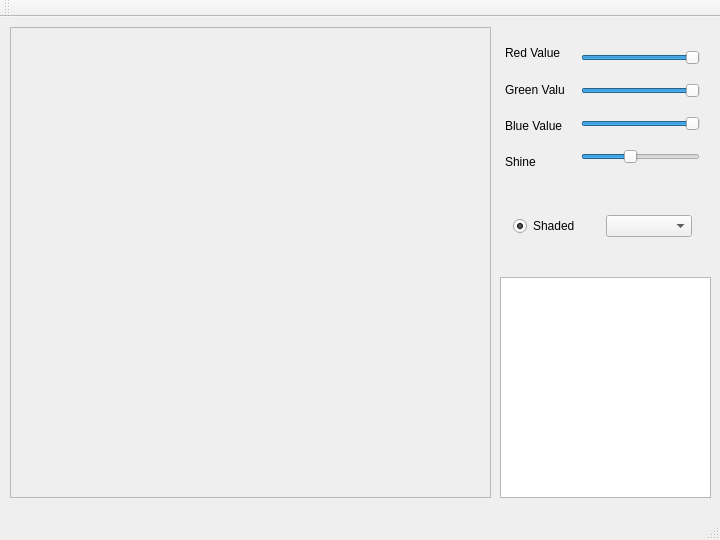
<?xml version="1.0" encoding="UTF-8"?>
<ui version="4.0">
 <class>MainWindow</class>
 <widget class="QMainWindow" name="MainWindow">
  <property name="geometry">
   <rect>
    <x>0</x>
    <y>0</y>
    <width>720</width>
    <height>540</height>
   </rect>
  </property>
  <property name="minimumSize">
   <size>
    <width>720</width>
    <height>540</height>
   </size>
  </property>
  <property name="maximumSize">
   <size>
    <width>720</width>
    <height>540</height>
   </size>
  </property>
  <property name="windowTitle">
   <string>MainWindow</string>
  </property>
  <widget class="QWidget" name="centralWidget">
   <widget class="QScrollArea" name="openglArea">
    <property name="geometry">
     <rect>
      <x>10</x>
      <y>10</y>
      <width>481</width>
      <height>471</height>
     </rect>
    </property>
    <property name="minimumSize">
     <size>
      <width>20</width>
      <height>20</height>
     </size>
    </property>
    <property name="maximumSize">
     <size>
      <width>1000</width>
      <height>1000</height>
     </size>
    </property>
    <property name="widgetResizable">
     <bool>true</bool>
    </property>
    <widget class="QWidget" name="scrollAreaWidgetContents">
     <property name="geometry">
      <rect>
       <x>0</x>
       <y>0</y>
       <width>479</width>
       <height>469</height>
      </rect>
     </property>
    </widget>
   </widget>
   <widget class="QWidget" name="verticalLayoutWidget">
    <property name="geometry">
     <rect>
      <x>570</x>
      <y>10</y>
      <width>141</width>
      <height>161</height>
     </rect>
    </property>
    <layout class="QVBoxLayout" name="verticalLayout">
     <item>
      <widget class="QSlider" name="xrotSlide">
       <property name="maximum">
        <number>255</number>
       </property>
       <property name="value">
        <number>255</number>
       </property>
       <property name="orientation">
        <enum>Qt::Horizontal</enum>
       </property>
      </widget>
     </item>
     <item>
      <widget class="QSlider" name="yrotSlide">
       <property name="maximum">
        <number>255</number>
       </property>
       <property name="value">
        <number>255</number>
       </property>
       <property name="orientation">
        <enum>Qt::Horizontal</enum>
       </property>
      </widget>
     </item>
     <item>
      <widget class="QSlider" name="zrotSlide">
       <property name="maximum">
        <number>255</number>
       </property>
       <property name="value">
        <number>255</number>
       </property>
       <property name="orientation">
        <enum>Qt::Horizontal</enum>
       </property>
      </widget>
     </item>
     <item>
      <widget class="QSlider" name="depthSlide">
       <property name="maximum">
        <number>50</number>
       </property>
       <property name="value">
        <number>20</number>
       </property>
       <property name="orientation">
        <enum>Qt::Horizontal</enum>
       </property>
      </widget>
     </item>
    </layout>
   </widget>
   <widget class="QListView" name="swpFileList">
    <property name="geometry">
     <rect>
      <x>500</x>
      <y>260</y>
      <width>211</width>
      <height>221</height>
     </rect>
    </property>
   </widget>
   <widget class="QWidget" name="verticalLayoutWidget_2">
    <property name="geometry">
     <rect>
      <x>494</x>
      <y>10</y>
      <width>81</width>
      <height>161</height>
     </rect>
    </property>
    <layout class="QVBoxLayout" name="verticalLayout_2">
     <item>
      <widget class="QLabel" name="redValue">
       <property name="text">
        <string>Red Value</string>
       </property>
      </widget>
     </item>
     <item>
      <widget class="QLabel" name="greenValue">
       <property name="text">
        <string>Green Value</string>
       </property>
      </widget>
     </item>
     <item>
      <widget class="QLabel" name="blueValue">
       <property name="text">
        <string>Blue Value</string>
       </property>
      </widget>
     </item>
     <item>
      <widget class="QLabel" name="shineValue">
       <property name="text">
        <string>Shine</string>
       </property>
      </widget>
     </item>
    </layout>
   </widget>
   <widget class="QWidget" name="horizontalLayoutWidget">
    <property name="geometry">
     <rect>
      <x>502</x>
      <y>169</y>
      <width>201</width>
      <height>81</height>
     </rect>
    </property>
    <layout class="QHBoxLayout" name="horizontalLayout">
     <item>
      <widget class="QRadioButton" name="shadeButton">
       <property name="text">
        <string>Shaded</string>
       </property>
       <property name="checked">
        <bool>true</bool>
       </property>
      </widget>
     </item>
     <item>
      <widget class="QComboBox" name="comboBox">
       <property name="currentIndex">
        <number>-1</number>
       </property>
      </widget>
     </item>
    </layout>
   </widget>
  </widget>
  <widget class="QMenuBar" name="menuBar">
   <property name="geometry">
    <rect>
     <x>0</x>
     <y>0</y>
     <width>720</width>
     <height>22</height>
    </rect>
   </property>
  </widget>
  <widget class="QToolBar" name="mainToolBar">
   <attribute name="toolBarArea">
    <enum>TopToolBarArea</enum>
   </attribute>
   <attribute name="toolBarBreak">
    <bool>false</bool>
   </attribute>
  </widget>
  <widget class="QStatusBar" name="statusBar"/>
 </widget>
 <layoutdefault spacing="6" margin="11"/>
 <resources/>
 <connections/>
</ui>
